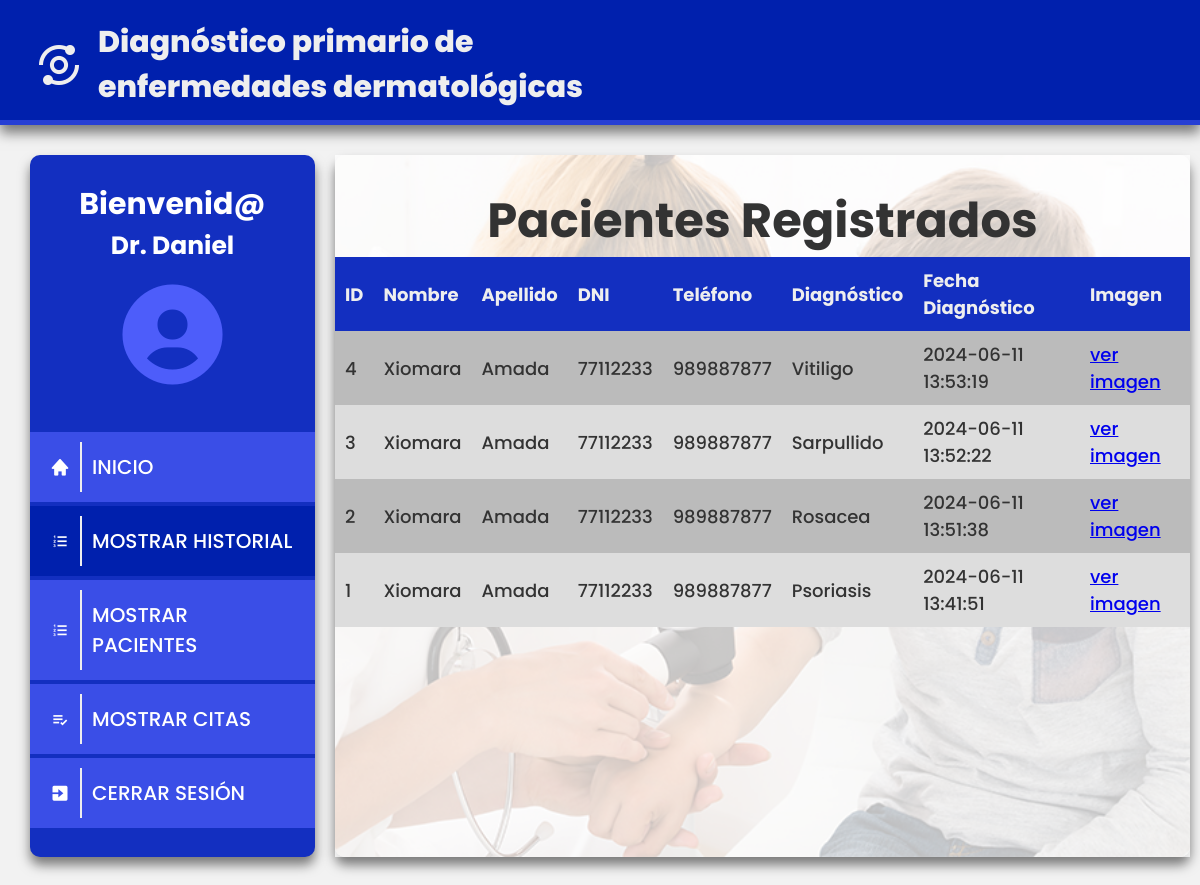
Page /show_record/2/Daniel on the committed database.
### tables this page shows
CREATE TABLE "Record" (
	"id"	INTEGER NOT NULL,
	"id_patient"	INTEGER NOT NULL,
	"image_url"	TEXT NOT NULL,
	"disease"	TEXT NOT NULL,
	"r_date"	TEXT NOT NULL,
	PRIMARY KEY("id" AUTOINCREMENT)
);

CREATE TABLE "Patients" (
	"id"	INTEGER NOT NULL,
	"name"	TEXT NOT NULL,
	"lastName"	TEXT NOT NULL,
	"document"	TEXT NOT NULL,
	"telf"	TEXT NOT NULL,
	"date"	TEXT,
	"email"	TEXT,
	"password"	TEXT NOT NULL,
	"disease"	TEXT,
	PRIMARY KEY("id")
);

### app.py (the view)
@app.route("/show_record/<int:doctor_id>/<doctor_name>")
def show_record(doctor_id, doctor_name):
    conn = sqlite3.connect(database_path)
    cursor = conn.cursor()
    cursor.execute(
        """
    SELECT *
    FROM Record
    INNER JOIN Patients ON Record.id_patient = Patients.id
    ORDER BY Record.id DESC;
    """
    )
    resultados = cursor.fetchall()
    cursor.close()
    conn.close()
    return render_template(
        "show_record.html",
        doctor_id=doctor_id,
        doctor_name=doctor_name,
        record=resultados,
    )

### templates/show_record.html
{% extends "interface_doctor.html" %}
{% block ul %}
<ul class="nav_list">
    <li><a class="menu_opcion" href="{{ url_for('interface_doctor',doctor_id = doctor_id) }}">
            <div>
                <i class='bx bxs-home'></i>
                <span>INICIO</span>
            </div>
        </a></li>
    <li><a class="menu_opcion activado"
            href="{{ url_for('show_record',doctor_id = doctor_id,doctor_name=doctor_name) }}"">
            <div>
                <i class='bx bx-list-ol'></i>
                <span>MOSTRAR HISTORIAL</span>
            </div>
        </a></li>
    <li><a class=" menu_opcion" href="{{ url_for('show_patients',doctor_id=doctor_id, doctor_name = doctor_name) }}">
            <div>
                <i class='bx bx-list-ol'></i>
                <span>MOSTRAR PACIENTES</span>
            </div>
        </a></li>
    <li><a class="menu_opcion" href="{{ url_for('show_dates',doctor_id=doctor_id, doctor_name=doctor_name) }}">
            <div>
                <i class='bx bx-list-check'></i>
                <span>MOSTRAR CITAS</span>
            </div>
        </a></li>
    <li><a class="menu_opcion" href="{{ url_for('index') }}">
            <div>
                <i class='bx bxs-exit'></i>
                <span>CERRAR SESIÓN</span>
            </div>
        </a></li>
</ul>
{% endblock %}
{% block content %}
<div class="overlay_3">
    <h1>Pacientes Registrados</h1>
    <div class="patients_table">
        <table>
            <tr>
                <th>ID</th>
                <th>Nombre</th>
                <th>Apellido</th>
                <th>DNI</th>
                <th>Teléfono</th>
                <th>Diagnóstico</th>
                <th>Fecha Diagnóstico</th>
                <th>Imagen</th>
            </tr>
            {% for r in record %}
            <tr>
                <td>{{ r[0] }}</td>
                <td>{{ r[6] }}</td>
                <td>{{ r[7] }}</td>
                <td>{{ r[8] }}</td>
                <td>{{ r[9] }}</td>
                <td>{{ r[3] }}</td>
                <td>{{ r[4][:19] }}</td>
                <td>
                    <a
                        href="{{ url_for('show_record_image', doctor_id=doctor_id, doctor_name=doctor_name, record_img=r[0]) }}">ver
                        imagen</a>
                </td>
            </tr>
            {% endfor %}
        </table>
    </div>
</div>
{% endblock %}

### static/css/doctor_style.css (style rules this page uses)
* { margin: 0; padding: 0; box-sizing: border-box; }
.nav_list { list-style: none; display: flex; flex-direction: column; width: 100%; }
.menu_opcion { display: block; text-decoration: none; padding: 10px; font-size: 20px; font-family: "Poppins", sans-serif; font-weight: 500; color: #fff; background-color: #3a4ee7; border-top: 2px solid #132fc0; border-bottom: 2px solid #132fc0; transition: all 0.6s ease; }
.activado { background-color: #0020ad; }
.menu_opcion div { display: flex; align-items: center; }
.menu_opcion span { display: block; border-left: 2px solid #eee; padding: 10px; }
.menu_opcion i { padding: 10px; }
.overlay_3 { width: 100%; height: 100%; background-color: rgba(255, 255, 255, 0.75); display: flex; align-items: center; flex-direction: column; justify-content: center; padding: 30px 0px 0px 0px; font-size: 24px; font-family: "Poppins", sans-serif; font-weight: 500; color: #333; }
.patients_table { height: 600px; overflow-y: scroll; }
.patients_table th { background-color: #132fc0; color: #EEE; font-size: 18px; padding: 10px; }
.patients_table td { padding: 5px; color: #333; font-size: 18px; padding: 10px; }
.patients_table table { border-collapse: collapse; text-align: left; }
.patients_table tr { background-color: #ddd; }
.patients_table tr:nth-child(even) { background-color: #bbb; }

### rows in the picture
Record: id "4", name "Xiomara", lastName "Amada", document "77112233", telf "989887877", disease "Vitiligo", r_date "2024-06-11 13:53:19"
Record: id "3", name "Xiomara", lastName "Amada", document "77112233", telf "989887877", disease "Sarpullido", r_date "2024-06-11 13:52:22"
Record: id "2", name "Xiomara", lastName "Amada", document "77112233", telf "989887877", disease "Rosacea", r_date "2024-06-11 13:51:38"
Record: id "1", name "Xiomara", lastName "Amada", document "77112233", telf "989887877", disease "Psoriasis", r_date "2024-06-11 13:41:51"

### other values in the picture
{{ doctor_name }} "Daniel"
